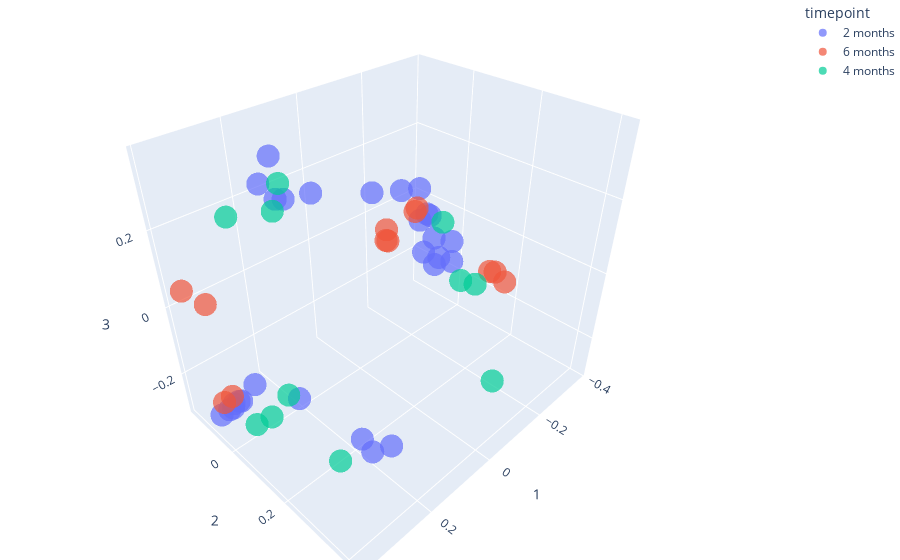

Here is the notebook cell this chart was saved with:
### Markdown cell above
### Timepoint clustering
When labelling by `timepoints`, no distinct clusers are forming

### Code cell
fig = px.scatter_3d(pcoa_braycurtis_metadata_246_merged,
                    x=1,
                    y=2,
                    z=3,
                    color='timepoint',
                    opacity=0.7)

fig.update_layout(margin=dict(l=0, r=0, b=0, t=0))
fig.show()

### Figure 1 — Plotly figure (JSON) as saved in the notebook; plotly's stock layout.template omitted (floating-point values rounded to 4 significant figures)
{"data": [{"hovertemplate": "timepoint=2 months<br>1=%{x}<br>2=%{y}<br>3=%{z}<extra></extra>", "legendgroup": "2 months", "marker": {"color": "#636efa", "opacity": 0.7, "symbol": "circle"}, "mode": "markers", "name": "2 months", "scene": "scene", "showlegend": true, "type": "scatter3d", "x": [0.0599, 0.1006, -0.3454, -0.3343, -0.3625, -0.3739, -0.3799, -0.3758, -0.2425, -0.1838, -0.3675, 0.337, 0.3803, 0.3545, 0.3185, 0.3418, 0.2775, 0.324, 0.248, 0.2311, 0.2801, 0.2403, 0.2053, 0.2426, 0.2177, 0.2549, 0.2468, 0.07684], "y": [0.3397, 0.306, -0.05203, -0.02708, -0.1332, -0.01088, -0.1054, -0.115, -0.08821, -0.1388, -0.1335, -0.09119, -0.07756, -0.08518, -0.08627, -0.08928, -0.08198, -0.08842, 0.3112, 0.3509, 0.1087, 0.2705, 0.1108, 0.07319, 0.002691, 0.01228, 0.05273, 0.3098], "z": [0.2512, 0.2307, -0.1798, -0.1384, 0.03117, -0.1631, -0.05178, -0.04834, 0.08608, 0.08302, -0.07392, -0.2859, -0.2827, -0.2895, -0.2863, -0.2959, -0.2557, -0.2843, -0.2029, -0.1655, -0.1665, -0.2018, 0.3211, 0.308, 0.3653, 0.3224, 0.3017, 0.253]}, {"hovertemplate": "timepoint=6 months<br>1=%{x}<br>2=%{y}<br>3=%{z}<extra></extra>", "legendgroup": "6 months", "marker": {"color": "#EF553B", "opacity": 0.7, "symbol": "circle"}, "mode": "markers", "name": "6 months", "scene": "scene", "showlegend": true, "type": "scatter3d", "x": [-0.2613, -0.2536, 0.3318, 0.3721, 0.3554, 0.3851, -0.2635, -0.3277, -0.3766, -0.3748, -0.3392, -0.2579], "y": [-0.1646, -0.159, -0.1492, -0.06793, -0.05636, -0.1381, -0.04965, -0.1167, 0.1229, 0.1422, 0.2003, -0.1559], "z": [-0.07388, -0.1038, -0.01385, -0.2394, -0.2229, 0.05739, 0.04115, -0.02188, -0.1341, -0.1265, -0.1123, -0.1061]}, {"hovertemplate": "timepoint=4 months<br>1=%{x}<br>2=%{y}<br>3=%{z}<extra></extra>", "legendgroup": "4 months", "marker": {"color": "#00cc96", "opacity": 0.7, "symbol": "circle"}, "mode": "markers", "name": "4 months", "scene": "scene", "showlegend": true, "type": "scatter3d", "x": [0.2471, 0.2213, -0.2659, -0.2144, -0.2914, 0.2263, 0.2865, 0.3292, 0.301, -0.000987, 0.2019], "y": [-0.1442, -0.0002277, 0.1594, 0.1516, 0.01825, -0.0164, -0.008586, -0.009741, 0.2673, 0.4229, 0.0006486], "z": [0.1826, 0.2443, -0.1031, -0.06947, 0.01379, -0.2817, -0.3079, -0.303, -0.2241, -0.08994, 0.3002]}], "layout": {"legend": {"title": {"text": "timepoint"}, "tracegroupgap": 0}, "margin": {"b": 0, "l": 0, "r": 0, "t": 0}, "scene": {"domain": {"x": [0, 1], "y": [0, 1]}, "xaxis": {"title": {"text": "1"}}, "yaxis": {"title": {"text": "2"}}, "zaxis": {"title": {"text": "3"}}}}}
